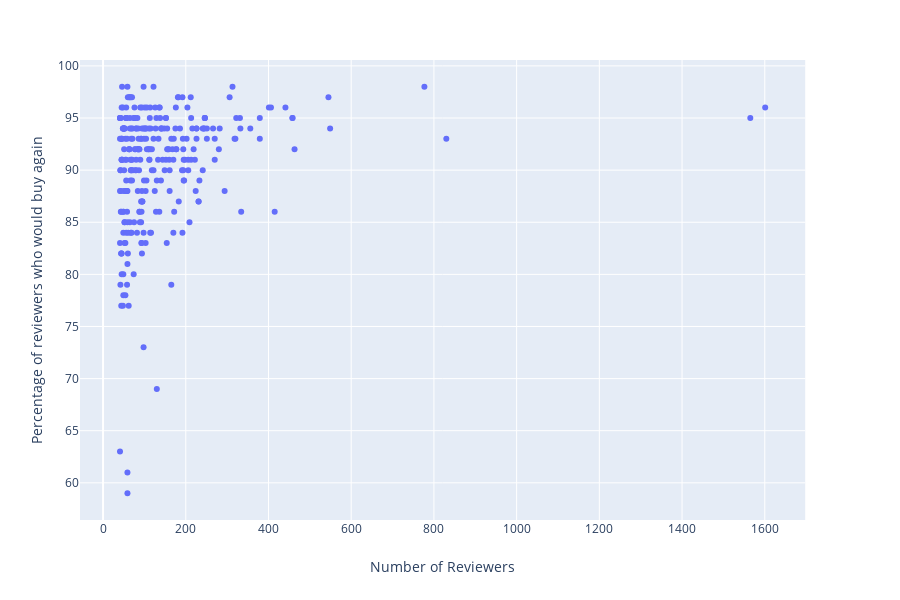

Here is the notebook cell this chart was saved with:
### Code cell
import plotly.express as px
fig = px.scatter(reviewer_subset, x=reviewer_subset['Number of Reviewers'], y=reviewer_subset['Percentage of reviewers who would buy again'], hover_name=reviewer_subset['Name'])
fig.show()

### Figure 1 — Plotly figure (JSON) as saved in the notebook; plotly's stock layout.template omitted (floating-point values rounded to 4 significant figures; data arrays with more than 128 entries replaced by an {"elided": "..."} marker saying what was removed)
{"data": [{"hoverlabel": {"namelength": 0}, "hovertemplate": "<b>%{hovertext}</b><br><br>Number of Reviewers=%{x}<br>Percentage of reviewers who would buy again=%{y}", "hovertext": {"elided": "290 str values"}, "legendgroup": "", "marker": {"color": "#636efa", "symbol": "circle"}, "mode": "markers", "name": "", "showlegend": false, "type": "scatter", "x": {"elided": "290 int values"}, "xaxis": "x", "y": {"elided": "290 int values"}, "yaxis": "y"}], "layout": {"height": 600, "legend": {"tracegroupgap": 0}, "margin": {"t": 60}, "xaxis": {"anchor": "y", "domain": [0, 0.98], "title": {"text": "Number of Reviewers"}}, "yaxis": {"anchor": "x", "domain": [0, 1], "title": {"text": "Percentage of reviewers who would buy again"}}}}
